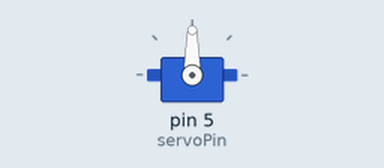
Bench run of a sketch on a simulated Arduino Uno, built with avr-gcc and run on an emulated ATmega328P. Shown: servo.

Above: at 0.1 s.
At 2.1 s:
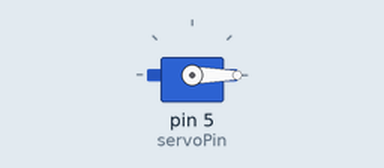
Timing chart, 0 to 3.6 s (numbered marks = the images above):
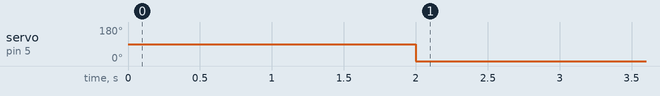

Measured:
- by itself, servo on pin 5 (servoPin): 90° → 0° at 2.0 s

The sketch:

external-nozzle.ino
```cpp
#include <Servo.h>

// Create a Servo object
Servo myServo;

int servoPin = 5;  // Define the pin to which the servo is connected
int angle = 0;     // Variable to store the servo angle
int stepDelay = 200;

void setup() {
  // Attach the Servo object to the defined pin
  myServo.attach(servoPin);
  delay(2000);  // Wait for 2 seconds to allow everything to stabilize

  myServo.write(0);
}

void loop() {
  // myServo.write(angle);
  /*
  // Move the servo from 0 to 45 degrees
  for (angle = 0; angle <= 45; angle++) {
    myServo.write(angle);  // Set the servo position
    delay(stepDelay);
  }

  // Move the servo from 180 to 0 degrees
  for (angle = 45; angle >= 0; angle--) {
    myServo.write(angle);  // Set the servo position
    delay(stepDelay);
  }*/
}
```
